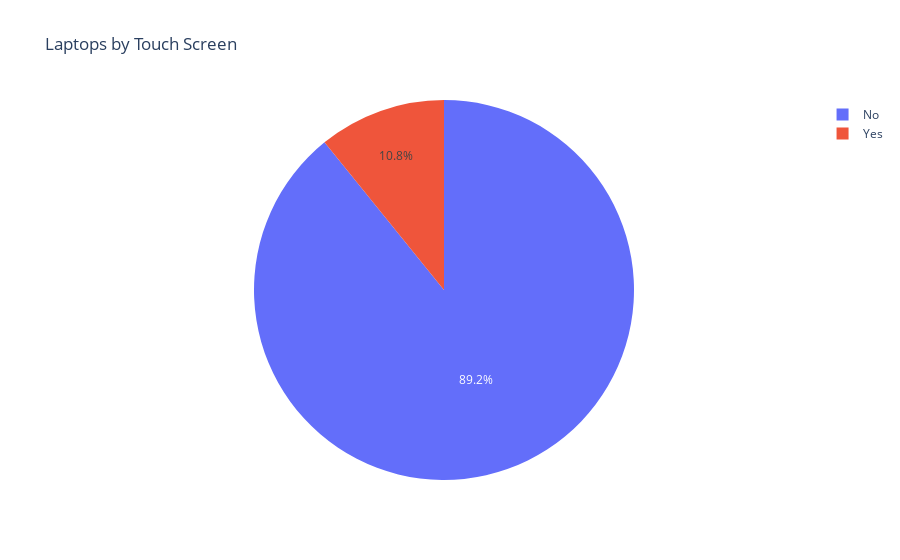

The cell this chart's notebook holds for it:
### Code cell
category_counts = df['Touch'].value_counts()
fig = px.pie(values=category_counts, names=category_counts.index, title='Laptops by Touch Screen', height=500)
fig.show()

### Figure 1 — Plotly figure (JSON) as saved in the notebook; plotly's stock layout.template omitted (floating-point values rounded to 4 significant figures)
{"data": [{"domain": {"x": [0, 1], "y": [0, 1]}, "hovertemplate": "label=%{label}<br>value=%{value}<extra></extra>", "labels": ["No", "Yes"], "legendgroup": "", "name": "", "showlegend": true, "type": "pie", "values": [4769, 579]}], "layout": {"autosize": true, "legend": {"tracegroupgap": 0}, "title": {"text": "Laptops by Touch Screen"}}}
